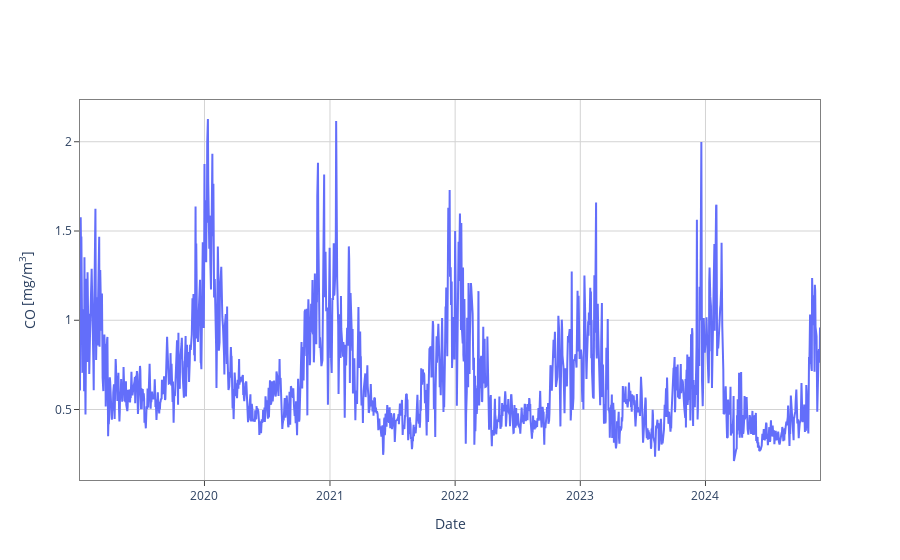

The cell this chart's notebook holds for it:
### Markdown cell above
# GEDA

### Code cell
# Graph ground CO complete timeseries
fig = go.Figure()
fig.add_trace(
    go.Scatter(y=df_complete["arpa_CO"], x=df_complete.index, name="arpa_CO")
)
fig.update_xaxes(
    title_text="Date",
    showgrid=True,
    gridwidth=1,
    gridcolor="LightGray",
    mirror=True,
    ticks="outside",
    showline=True,
    linecolor="gray",
)
fig.update_yaxes(
    title_text="CO<sub></sub> [mg/m<sup>3</sup>]",
    showgrid=True,
    gridwidth=1,
    gridcolor="LightGray",
    mirror=True,
    ticks="outside",
    showline=True,
    linecolor="gray",
)
fig.update_layout(paper_bgcolor="rgba(0,0,0,0)", plot_bgcolor="rgba(0,0,0,0)")
fig.show()

### Figure 1 — Plotly figure (JSON) as saved in the notebook; plotly's stock layout.template omitted (floating-point values rounded to 4 significant figures; data arrays with more than 128 entries replaced by an {"elided": "..."} marker saying what was removed)
{"data": [{"name": "arpa_CO", "type": "scatter", "x": {"elided": "1696 str values"}, "y": {"elided": "1696 float values"}}], "layout": {"paper_bgcolor": "rgba(0,0,0,0)", "plot_bgcolor": "rgba(0,0,0,0)", "xaxis": {"gridcolor": "LightGray", "gridwidth": 1, "linecolor": "gray", "mirror": true, "showgrid": true, "showline": true, "ticks": "outside", "title": {"text": "Date"}}, "yaxis": {"gridcolor": "LightGray", "gridwidth": 1, "linecolor": "gray", "mirror": true, "showgrid": true, "showline": true, "ticks": "outside", "title": {"text": "CO<sub></sub> [mg/m<sup>3</sup>]"}}}}
